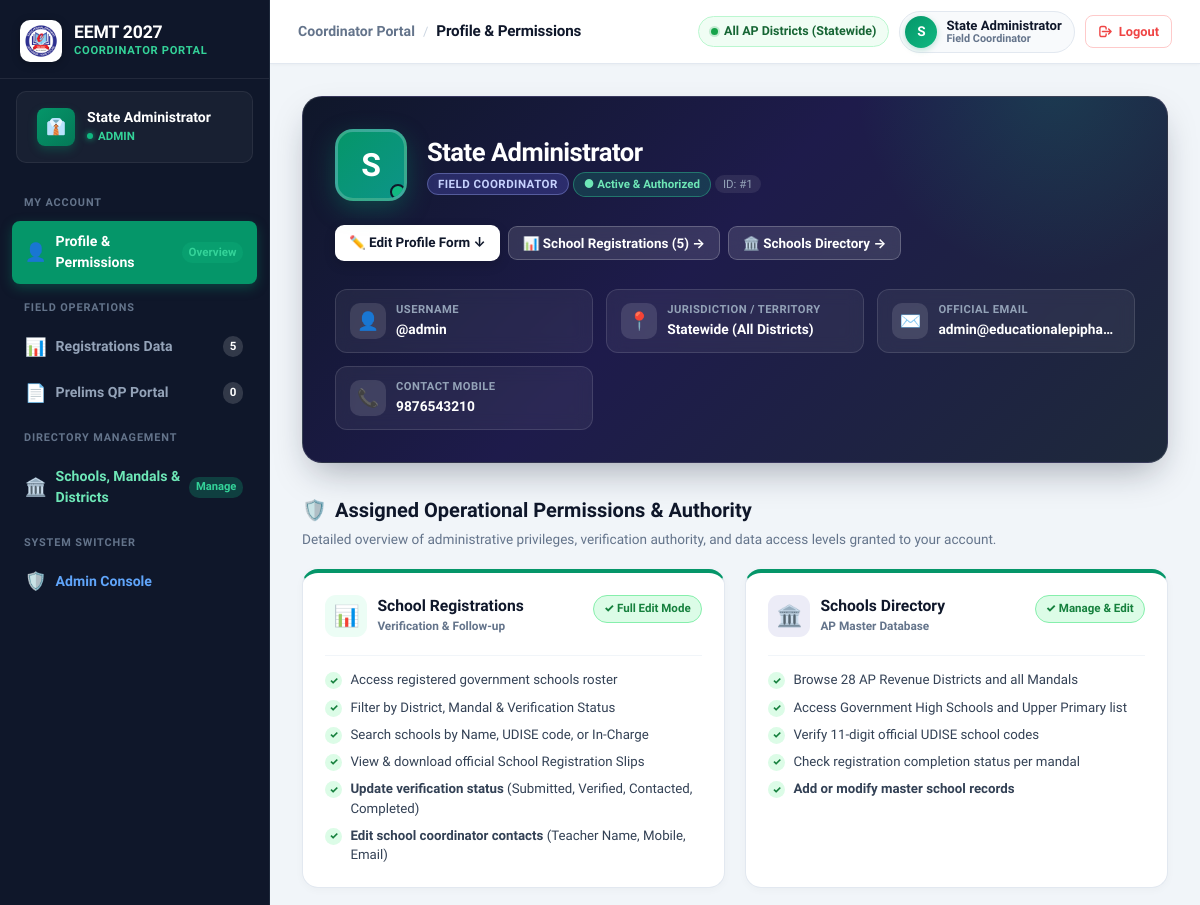
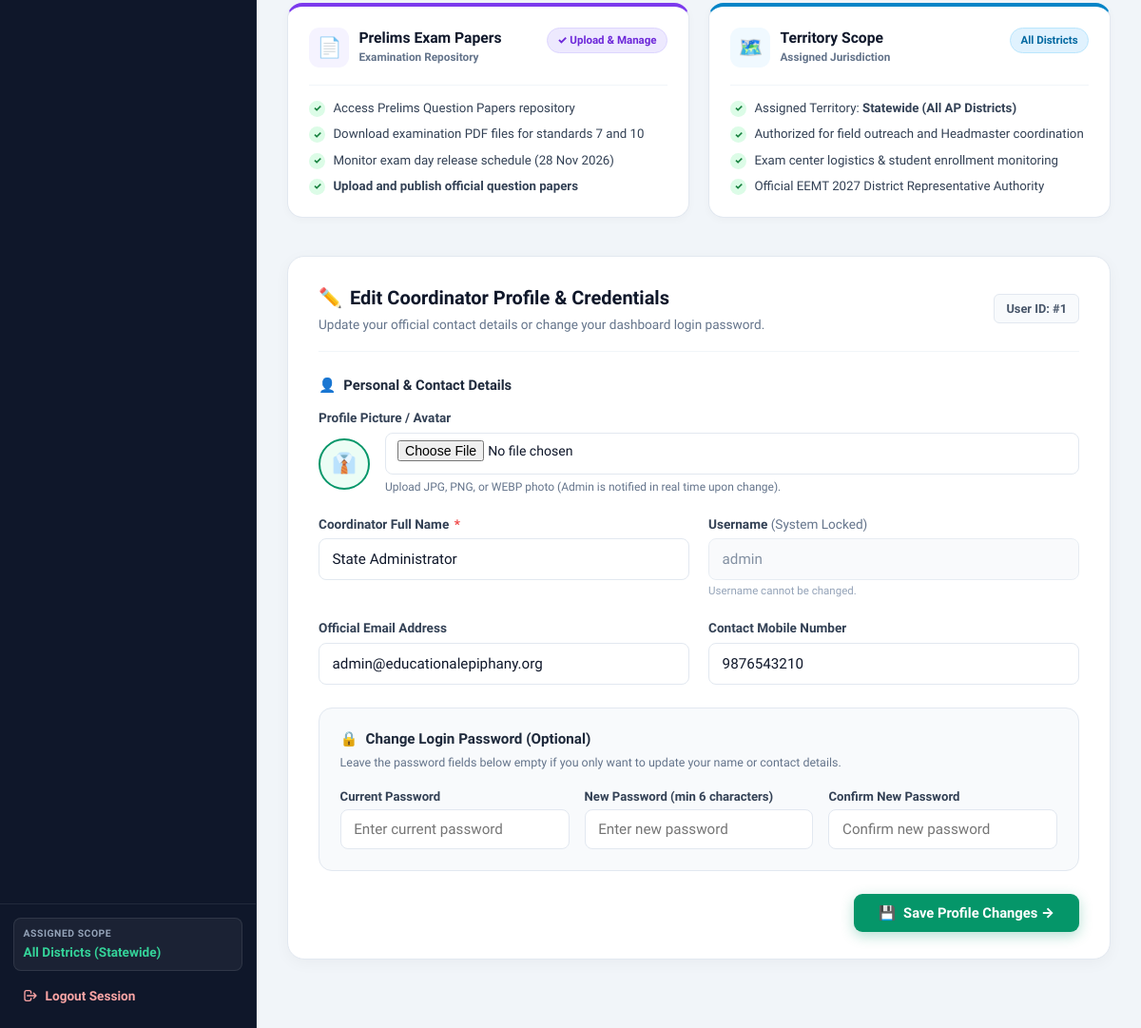
The app's page /staff/dashboard.php (signed in) with its own data (2 pictures, top to bottom).
### tables this page shows
CREATE TABLE users (
            id INTEGER PRIMARY KEY AUTOINCREMENT,
            username TEXT NOT NULL UNIQUE,
            password_hash TEXT NOT NULL,
            name TEXT NOT NULL,
            role TEXT NOT NULL,
            assigned_district TEXT NULL,
            email TEXT NULL,
            mobile TEXT NULL,
            is_active INTEGER DEFAULT 1,
            created_at TEXT DEFAULT CURRENT_TIMESTAMP
        , can_manage_schools INTEGER DEFAULT 0, can_manage_papers INTEGER DEFAULT 0, can_view_regs_only INTEGER DEFAULT 0, can_view_schools INTEGER DEFAULT 1, can_view_registrations INTEGER DEFAULT 1, can_edit_registrations INTEGER DEFAULT 1, can_view_papers INTEGER DEFAULT 1, profile_pic TEXT NULL);

### staff/dashboard.php (the view, shortened to what the rows shown need)
<?php
require_once __DIR__ . '/../includes/auth.php';
$user = currentUser();
$pdo = getDB();
if (!empty($user['id'])) {
    $userStmt = $pdo->prepare("SELECT * FROM users WHERE id = ?");
    $userStmt->execute([$user['id']]);
    $freshUser = $userStmt->fetch(PDO::FETCH_ASSOC);
    if ($freshUser) {
        $user = array_merge($user, $freshUser);
    }
}
$activeTab = trim($_GET['tab'] ?? 'profile');
?>
<!DOCTYPE html>
<html lang="en">
<head>
    <link rel="stylesheet" href="../assets/css/app.css">
</head>
<body>
    <div class="admin-shell">
        <aside class="admin-sidebar" id="adminSidebar">
            <div class="sidebar-header-row">
                <a href="dashboard.php" class="sidebar-brand">
                    <div class="sidebar-brand-text">
                        <h1>EEMT 2027</h1>
                    </div>
                </a>
            </div>
            <div class="sidebar-user">
                <div class="user-meta">
                    <div class="user-name"><?php echo htmlspecialchars($user['name'] ?? $user['username']); ?></div>
                    <div class="user-role">
                        <span class="status-dot"></span>
                        <?php echo htmlspecialchars(strtoupper($user['role'] ?? 'COORDINATOR')); ?>
                    </div>
                </div>
            </div>
            <div class="sidebar-footer">
                <div class="sidebar-scope-card">
                    <div class="scope-card-label">Assigned Scope</div>
                    <div class="scope-card-val">
                        <?php echo htmlspecialchars($user['assigned_district'] ?: 'All Districts (Statewide)'); ?>
                    </div>
                </div>
            </div>
        </aside>
        <main class="admin-main">
            <header class="admin-topbar">
                <div class="topbar-right">
                    <div class="topbar-scope-chip" title="Assigned Territorial Scope">
                        <span class="chip-dot"></span>
                        <span><?php echo htmlspecialchars($user['assigned_district'] ?: 'All AP Districts (Statewide)'); ?></span>
                    </div>
                    <div class="topbar-user-pill" onclick="switchDashboardTab('profile')" title="View profile & permissions">
                        <div class="topbar-user-avatar" style="overflow: hidden; display: flex; align-items: center; justify-content: center;">
                            <?php if (!empty($user['profile_pic'])): ?>
                                <img src="../<?php echo htmlspecialchars($user['profile_pic']); ?>" alt="Profile" style="width: 100%; height: 100%; object-fit: cover; border-radius: inherit;">
                            <?php else: ?>
                                <?php echo strtoupper(substr($user['name'] ?: $user['username'], 0, 1)); ?>
                            <?php endif; ?>
                        </div>
                        <div class="topbar-user-details">
                            <span class="topbar-user-name"><?php echo htmlspecialchars($user['name'] ?: $user['username']); ?></span>
                            <span class="topbar-user-sub">Field Coordinator</span>
                        </div>
                    </div>
                </div>
            </header>
            <div class="admin-content">
                <div id="tabPanelProfile" style="<?php echo $activeTab === 'profile' ? 'display: block;' : 'display: none;'; ?>">
                    <div class="profile-hero-card">
                        <div class="profile-hero-top">
                            <div class="profile-hero-user">
                                <div class="profile-hero-avatar" style="overflow: hidden; display: flex; align-items: center; justify-content: center; position: relative;">
                                    <?php if (!empty($user['profile_pic'])): ?>
                                        <img src="../<?php echo htmlspecialchars($user['profile_pic']); ?>" alt="Profile" style="width: 100%; height: 100%; object-fit: cover; border-radius: inherit;">
                                    <?php else: ?>
                                        <?php echo strtoupper(substr($user['name'] ?: $user['username'], 0, 1)); ?>
                                    <?php endif; ?>
                                    <span class="avatar-online-dot" title="Account active and verified"></span>
                                </div>
                                <div class="profile-hero-title-group">
                                    <div class="profile-hero-name">
                                        <span><?php echo htmlspecialchars($user['name'] ?: $user['username']); ?></span>
                                    </div>
                                    <div class="profile-hero-badges">
                                        <span class="badge-glass-role">Field Coordinator</span>
                                        <span class="badge-glass-active">● Active &amp; Authorized</span>
                                        <span style="font-size: 0.72rem; color: #94a3b8; background: rgba(255,255,255,0.08); padding: 2px 8px; border-radius: 999px;">ID: #<?php echo (int)$user['id']; ?></span>
                                    </div>
                                </div>
                            </div>
                        </div>
                        <div class="profile-tiles-grid">
                            <div class="profile-info-tile">
                                <div class="tile-meta">
                                    <span class="tile-label">Username</span>
                                    <span class="tile-val">@<?php echo htmlspecialchars($user['username']); ?></span>
                                </div>
                            </div>
                            <div class="profile-info-tile">
                                <div class="tile-meta">
                                    <span class="tile-label">Jurisdiction / Territory</span>
                                    <span class="tile-val"><?php echo htmlspecialchars($user['assigned_district'] ?: 'Statewide (All Districts)'); ?></span>
                                </div>
                            </div>
                            <div class="profile-info-tile">
                                <div class="tile-meta">
                                    <span class="tile-label">Official Email</span>
                                    <span class="tile-val"><?php echo htmlspecialchars($user['email'] ?: 'Not configured'); ?></span>
                                </div>
                            </div>
                            <div class="profile-info-tile">
                                <div class="tile-meta">
                                    <span class="tile-label">Contact Mobile</span>
                                    <span class="tile-val"><?php echo htmlspecialchars($user['mobile'] ?: 'Not configured'); ?></span>
                                </div>
                            </div>
                        </div>
                    </div>
                    <div style="margin-bottom: 2rem;">
                        <div class="perm-grid">
                            <div class="perm-card" style="border-top: 4px solid #0284c7;">
                                <div>
                                    <div class="perm-card-header">
                                        <div class="perm-header-left">
                                            <div class="perm-icon-box" style="background: #f0f9ff; color: #0284c7;">
                                            </div>
                                            <div>
                                            </div>
                                        </div>
                                        <span class="perm-badge" style="background: #e0f2fe; color: #0369a1; border: 1px solid #bae6fd;">
                                            <?php echo htmlspecialchars($user['assigned_district'] ?: 'All Districts'); ?>
                                        </span>
                                    </div>
                                    <ul class="perm-list">
                                        <li class="perm-item">
                                            <span>Assigned Territory: <strong><?php echo htmlspecialchars($user['assigned_district'] ?: 'Statewide (All AP Districts)'); ?></strong></span>
                                        </li>
                                    </ul>
                                </div>
                            </div>
                        </div>
                    </div>
                    <div id="editProfileSection" class="profile-edit-card">
                        <div class="profile-edit-header">
                            <div>
                                <h3 style="margin: 0; font-size: 1.25rem; font-weight: 800; color: #0f172a; display: flex; align-items: center; gap: 8px;">
                                </h3>
                                <p style="margin: 3px 0 0; font-size: 0.85rem; color: #64748b;">
                                </p>
                            </div>
                            <span style="font-size: 0.8rem; font-weight: 700; color: #475569; background: #f8fafc; border: 1px solid #e2e8f0; padding: 5px 12px; border-radius: 6px;">
                                User ID: #<?php echo (int)$user['id']; ?>
                            </span>
                        </div>
                        <form method="POST" action="dashboard.php?tab=profile" enctype="multipart/form-data" style="display: flex; flex-direction: column; gap: 1.5rem;">
                            <div>
                                <div style="display: grid; grid-template-columns: repeat(auto-fit, minmax(260px, 1fr)); gap: 1.25rem;">
                                    <div class="form-group" style="margin-bottom: 0;">
                                        <label class="form-label" style="font-size: 0.85rem; font-weight: 700; color: #334155; margin-bottom: 5px; display: block;">
                                            Coordinator Full Name <span class="required" style="color: #ef4444;">*</span>
                                        </label>
                                        <input type="text" name="name" required class="form-control" style="height: 44px; border-radius: 8px;"
                                            value="<?php echo htmlspecialchars($user['name'] ?? ''); ?>" placeholder="Your full name">
                                    </div>
                                    <div class="form-group" style="margin-bottom: 0;">
                                        <label class="form-label" style="font-size: 0.85rem; font-weight: 700; color: #334155; margin-bottom: 5px; display: block;">
                                            Username <span style="font-weight: 400; color: #64748b;">(System Locked)</span>
                                        </label>
                                        <input type="text" disabled class="form-control" style="height: 44px; border-radius: 8px; background: #f8fafc; color: #64748b; cursor: not-allowed;"
                                            value="<?php echo htmlspecialchars($user['username'] ?? ''); ?>">
                                        <div style="font-size: 0.72rem; color: #94a3b8; margin-top: 3px;">Username cannot be changed.</div>
                                    </div>
                                    <div class="form-group" style="margin-bottom: 0;">
                                        <label class="form-label" style="font-size: 0.85rem; font-weight: 700; color: #334155; margin-bottom: 5px; display: block;">
                                            Official Email Address
                                        </label>
                                        <input type="email" name="email" class="form-control" style="height: 44px; border-radius: 8px;"
                                            value="<?php echo htmlspecialchars($user['email'] ?? ''); ?>" placeholder="coordinator@example.com">
                                    </div>
                                    <div class="form-group" style="margin-bottom: 0;">
                                        <label class="form-label" style="font-size: 0.85rem; font-weight: 700; color: #334155; margin-bottom: 5px; display: block;">
                                            Contact Mobile Number
                                        </label>
                                        <input type="text" name="mobile" class="form-control" style="height: 44px; border-radius: 8px;"
                                            value="<?php echo htmlspecialchars($user['mobile'] ?? ''); ?>" placeholder="10-digit mobile number">
                                    </div>
                                </div>
                            </div>
                        </form>
                    </div>
                </div>
            </div>
        </main>
    </div>
</body>
</html>

### records on screen
users: name "State Administrator", role "ADMIN", assigned_district "All Districts (Statewide)", assigned_district "All AP Districts (Statewide)", name "S", id "1", username "admin", assigned_district "Statewide (All Districts)", email "admin@educationalepipha…", mobile "9876543210", assigned_district "All Districts", assigned_district "Statewide (All AP Districts)", email "admin@educationalepiphany.org"

### other values on screen
$filteredCount "5"
count($questionPapers) "0"
